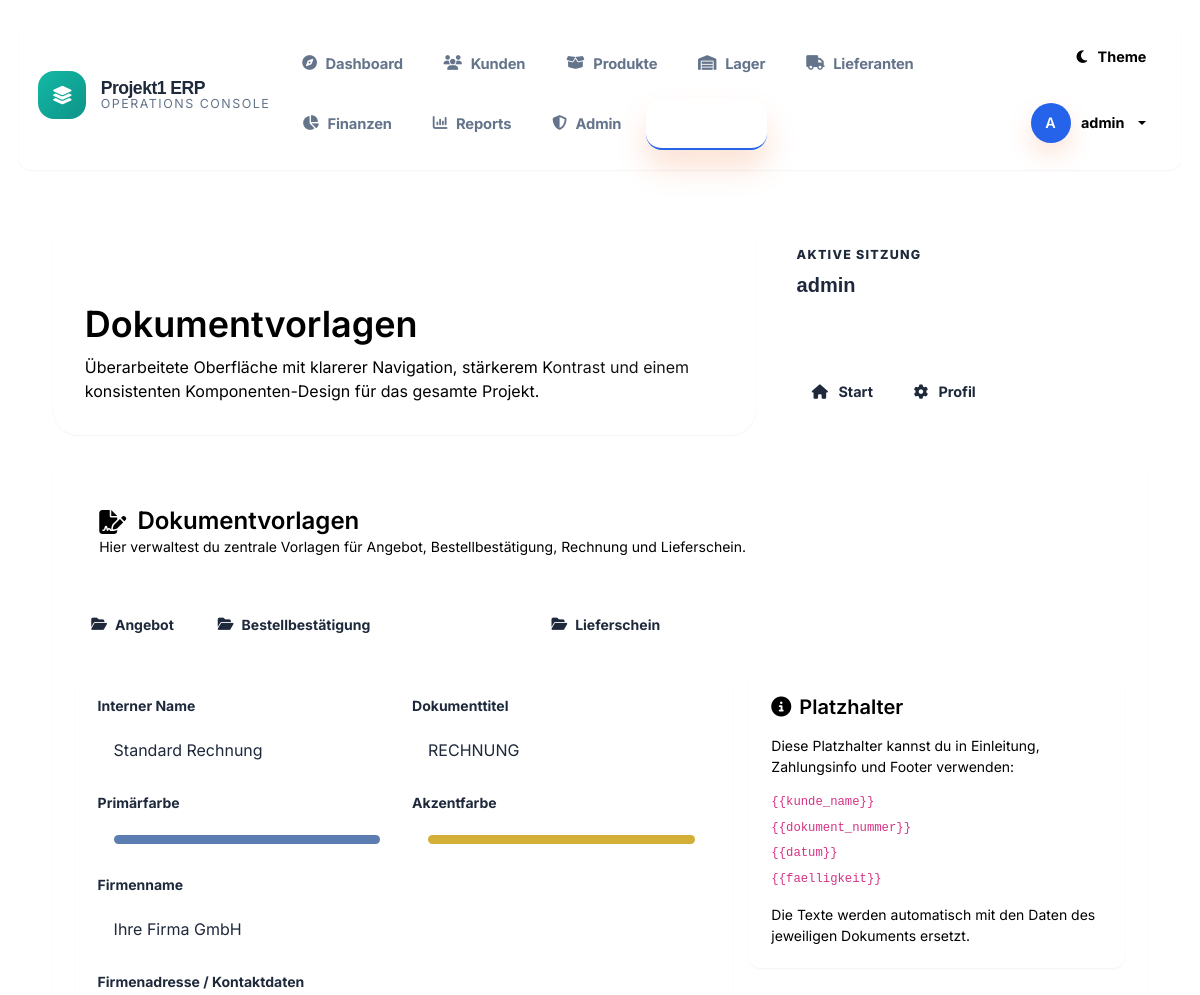
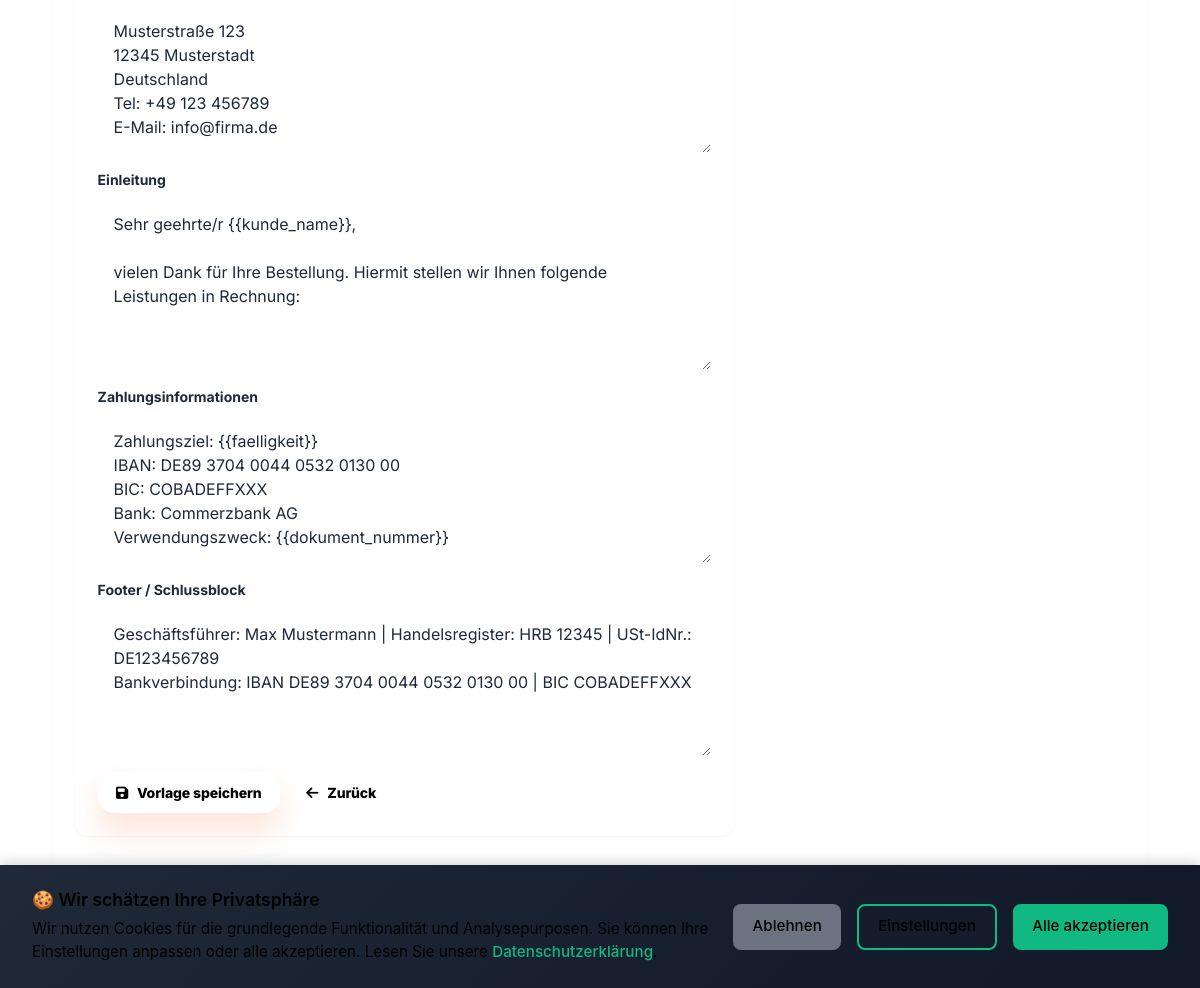
The app's page /document_templates.php (signed in) with its own data (2 pictures, top to bottom).
### tables this page shows
CREATE TABLE dokument_vorlagen (
        id INTEGER PRIMARY KEY AUTOINCREMENT,
        dokument_typ TEXT UNIQUE NOT NULL,
        name TEXT NOT NULL,
        header_title TEXT,
        firmenname TEXT,
        firmenadresse TEXT,
        intro_text TEXT,
        payment_info TEXT,
        footer_text TEXT,
        primary_color TEXT DEFAULT '#5B7DB1',
        accent_color TEXT DEFAULT '#D4AF37',
        updated_at DATETIME DEFAULT CURRENT_TIMESTAMP
    );

### includes/document_templates.php (called while the page is built, shortened)
<?php
function ensure_document_template_exists(PDO $PDO, string $type): void
{
    $defaults = document_template_defaults();
    $stmt = $PDO->prepare("SELECT id FROM dokument_vorlagen WHERE dokument_typ = ?");
    $stmt->execute([$type]);
    if ($stmt->fetch()) {
        return;
    }
}
function get_document_template(PDO $PDO, string $type): array
{
    $defaults = document_template_defaults();
    ensure_document_template_exists($PDO, $type);
    $stmt = $PDO->prepare("SELECT * FROM dokument_vorlagen WHERE dokument_typ = ?");
    $stmt->execute([$type]);
    $stored = $stmt->fetch(PDO::FETCH_ASSOC) ?: [];
    return array_merge($defaults[$type], $stored);
}

### document_templates.php (the view, shortened to what this page needs)
<?php
require_once 'db_connection.php';
require_once 'includes/document_templates.php';
$template_types = [
    'angebot' => 'Angebot',
    'bestellung' => 'Bestellbestätigung',
    'rechnung' => 'Rechnung',
    'lieferschein' => 'Lieferschein',
];
$active_type = $_GET['type'] ?? 'rechnung';
$templates = [];
foreach (array_keys($template_types) as $type) {
    $templates[$type] = get_document_template($PDO, $type);
}
$current = $templates[$active_type];
$placeholder_help = [
    '{{kunde_name}}',
    '{{dokument_nummer}}',
    '{{datum}}',
    '{{faelligkeit}}',
];
include 'includes/header.php';
?>
<div class="dashboard-card">
    <div class="section-header">
        <div>
            <h2 class="section-title"><i class="fas fa-file-signature"></i>Dokumentvorlagen</h2>
            <p class="text-muted mb-0">Hier verwaltest du zentrale Vorlagen für Angebot, Bestellbestätigung, Rechnung und Lieferschein.</p>
        </div>
    </div>
    <div class="template-tabs">
        <?php foreach ($template_types as $type => $label): ?>
            <a href="document_templates.php?type=<?= urlencode($type) ?>" class="template-tab <?= $active_type === $type ? 'active' : '' ?>">
                <i class="fas fa-folder-open"></i>
                <span><?= htmlspecialchars($label) ?></span>
            </a>
        <?php endforeach; ?>
    </div>
    <div class="template-layout">
        <div class="dashboard-card">
            <form method="POST" class="template-form-grid">
                <div class="row g-3">
                    <div class="col-md-6">
                        <label class="form-label">Interner Name</label>
                        <input type="text" name="name" class="form-control" value="<?= htmlspecialchars($current['name']) ?>" required>
                    </div>
                    <div class="col-md-6">
                        <label class="form-label">Dokumenttitel</label>
                        <input type="text" name="header_title" class="form-control" value="<?= htmlspecialchars($current['header_title']) ?>" required>
                    </div>
                    <div class="col-md-6">
                        <label class="form-label">Primärfarbe</label>
                        <input type="color" name="primary_color" class="form-control form-control-color" value="<?= htmlspecialchars($current['primary_color']) ?>">
                    </div>
                    <div class="col-md-6">
                        <label class="form-label">Akzentfarbe</label>
                        <input type="color" name="accent_color" class="form-control form-control-color" value="<?= htmlspecialchars($current['accent_color']) ?>">
                    </div>
                </div>
                <div>
                    <label class="form-label">Firmenname</label>
                    <input type="text" name="firmenname" class="form-control" value="<?= htmlspecialchars($current['firmenname']) ?>">
                </div>
                <div>
                    <label class="form-label">Firmenadresse / Kontaktdaten</label>
                    <textarea name="firmenadresse" class="form-control" rows="5"><?= htmlspecialchars($current['firmenadresse']) ?></textarea>
                </div>
                <div>
                    <label class="form-label">Einleitung</label>
                    <textarea name="intro_text" class="form-control" rows="6"><?= htmlspecialchars($current['intro_text']) ?></textarea>
                </div>
                <div>
                    <label class="form-label">Zahlungsinformationen</label>
                    <textarea name="payment_info" class="form-control" rows="5"><?= htmlspecialchars($current['payment_info']) ?></textarea>
                </div>
                <div>
                    <label class="form-label">Footer / Schlussblock</label>
                    <textarea name="footer_text" class="form-control" rows="5"><?= htmlspecialchars($current['footer_text']) ?></textarea>
                </div>
                <div class="d-flex gap-2 flex-wrap">
                    <button type="submit" class="btn btn-primary">
                        <i class="fas fa-save"></i>Vorlage speichern
                    </button>
                    <a href="<?= $active_type === 'rechnung' ? 'finanzbuchhaltung.php' : 'web_oberflaeche.php' ?>" class="btn btn-secondary">
                        <i class="fas fa-arrow-left"></i>Zurück
                    </a>
                </div>
            </form>
        </div>
        <aside class="dashboard-card template-sidebar">
            <h4 class="mb-3"><i class="fas fa-circle-info me-2"></i>Platzhalter</h4>
            <div class="template-help text-muted">
                <p>Diese Platzhalter kannst du in Einleitung, Zahlungsinfo und Footer verwenden:</p>
                <?php foreach ($placeholder_help as $placeholder): ?>
                    <code><?= htmlspecialchars($placeholder) ?></code>
                <?php endforeach; ?>
                <p class="mt-3 mb-0">Die Texte werden automatisch mit den Daten des jeweiligen Dokuments ersetzt.</p>
            </div>
        </aside>
    </div>
</div>
<?php include 'includes/footer.php'; ?>

### assets/css/global.css (style rules this page uses)
.text-muted { color: var(--text-muted) !important; }
[data-theme="light"] .btn, [data-theme="light"] .action-btn, [data-theme="light"] button, [data-theme="light"] .btn-primary, [data-theme="light"] .btn-success, [data-theme="light"] .card, [data-theme="light"] .info-box, [data-theme="light"] h1, h2, h3, h4, h5, [data-theme="light"] p, [data-theme="light"] .text { color: #000 !important; }
.fa, .fas, .far, .fab { text-rendering: auto; -webkit-font-smoothing: antialiased; }

### includes/table-style.php (style rules this page uses)
.dashboard-card { background: var(--bg-card); border: 1px solid var(--border); border-radius: var(--radius-lg); margin-bottom: var(--spacing-xl); box-shadow: var(--shadow-sm); }
.section-header { padding: var(--spacing-lg); border-bottom: 1px solid var(--border); display: flex; justify-content: space-between; align-items: center; flex-wrap: wrap; gap: var(--spacing-md); }
.section-title { margin: 0; font-size: 1.5rem; font-weight: 600; color: var(--text-primary); }

### document_templates.php (style rules this page uses)
.template-tabs { display:flex; gap:0.75rem; flex-wrap:wrap; margin-bottom:1.5rem; }
.template-tab { display:inline-flex; align-items:center; gap:0.5rem; padding:0.85rem 1rem; border:1px solid var(--border); border-radius:16px; background:var(--color-surface-strong); color:var(--text); font-weight:700; }
.template-tab.active { background: var(--gradient-primary); color: #fff !important; border-color: transparent; }
.template-layout { display:grid; grid-template-columns:minmax(0, 1.4fr) minmax(280px, 0.8fr); gap:1rem; }
.template-form-grid { display:grid; gap:1rem; }
.template-sidebar { position:sticky; top:1rem; align-self:start; }
.template-help code { display:block; margin-bottom:0.45rem; }

### records on screen
dokument_vorlagen: name "Standard Rechnung", header_title "RECHNUNG", primary_color "#5b7db1", accent_color "#d4af37", firmenname "Ihre Firma GmbH", firmenadresse "Musterstraße 123 12345 Musterstadt Deutschland Tel: +49 123 456789 E-Mail: info@firma.de", intro_text "Sehr geehrte/r {{kunde_name}}, vielen Dank für Ihre Bestellung. Hiermit stellen wir Ihnen folgende Leistungen in Rechnung:", payment_info "Zahlungsziel: {{faelligkeit}} IBAN: DE89 3704 0044 0532 0130 00 BIC: COBADEFFXXX Bank: Commerzbank AG Verwendungszweck: {{dokument_nummer}}", footer_text "Geschäftsführer: Max Mustermann | Handelsregister: HRB 12345 | USt-IdNr.: DE123456789 Bankverbindung: IBAN DE89 3704 0044 0532 0130 00 | BIC COBADEFFXXX"

### other values on screen
$item['label'] "Dashboard"
$item['label'] "Kunden"
$item['label'] "Produkte"
$item['label'] "Lager"
$item['label'] "Lieferanten"
$item['label'] "Finanzen"
$item['label'] "Reports"
$item['label'] "Admin"
substr($username, 0, 1) "A"
$username "admin"
$page_title "Dokumentvorlagen"
$aside_label "AKTIVE SITZUNG"
$aside_value "admin"
$label "Angebot"
$label "Bestellbestätigung"
